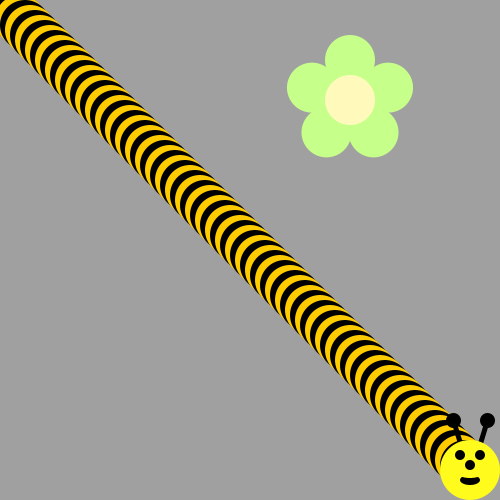
Frame 1 (no input)
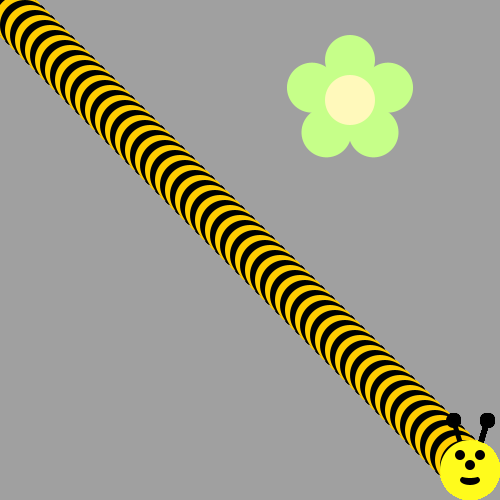
Frame 60 (the mouse pressed at the canvas centre just before this capture)
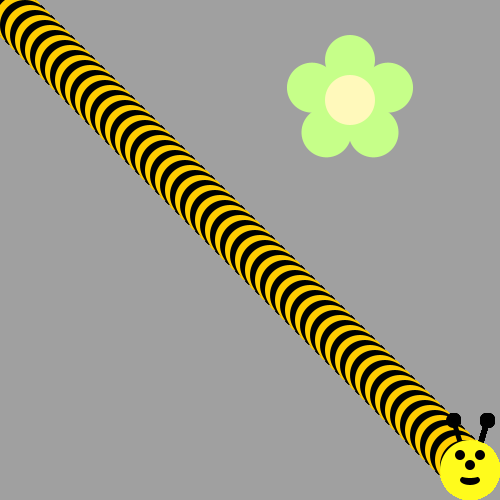
Frame 120 (the mouse held since frame 60 and released just before this capture)

The Processing sketch that drew these frames (run headless with seeded random() and noise(); from frame 60 on, the mouse is pressed at the canvas centre):

// Processing sketch: bumble_bee
// ── bumble_bee.pde

void setup() {
     ellipseMode(CENTER);
     size(500, 500);
     background(160, 160, 160);
     drawFlower(350, 100);
}

void draw() {
  
// First run the program and you should see a flower.  
  
  
/* Then, use a loop to make a body for the Bee! 
(see the image on the recipe, it's a diagonal line of circles)
Use remainder to make the colors alternate between yellow and black
*/
int beans = 0;
  for(int i = 0; i < 94; i++ ){
  
   
    if(beans % 2 == 0){
    fill(255,204,0);
    ellipse(beans,beans,50,50);
    beans += 5;
    }else{
      
    fill(0,0,0);
    ellipse(beans,beans,50,50);
    beans += 5;
  }
  }


/*
Now put his head on using drawBeeFace(x,y)
*/
drawBeeFace(beans,beans);
}

/**************   Use these methods but  DON'T CHANGE THE CODE BELOW  **************/

void drawFlower(int x, int y) {
     noStroke();
     translate(x, y);
     // draw 5 petals, rotating after each one
     fill(#c6ff89);      // green
      for (int i = 0; i < 5; i++) {
           ellipse(0, -40, 50, 50);
          rotate(radians(72));
     }
     fill(#fff9bb); // light yellow
     ellipse(0, 0, 50, 50);
} 
void drawBeeFace(int BeeFaceX, int BeeFaceY) {
     noStroke();
     fill(0, 0, 0);
     stroke(1);
     strokeWeight(5);
     line(BeeFaceX-10, BeeFaceY-27, BeeFaceX-17, BeeFaceY-50);
     line(BeeFaceX+10, BeeFaceY-27, BeeFaceX+17, BeeFaceY-50);
     ellipse(BeeFaceX-17, BeeFaceY-50, 10, 10);
     ellipse(BeeFaceX+17, BeeFaceY-50, 10, 10);
     noStroke();
     fill(255, 251, 28);
     ellipse(BeeFaceX, BeeFaceY, 60, 60); // face
     fill(255, 237, 209);
     fill(0,0,0);
      ellipse(BeeFaceX-10, BeeFaceY-15, 10, 10); // eyes
     ellipse(BeeFaceX+10, BeeFaceY-15, 10, 10);
      ellipse(BeeFaceX, BeeFaceY-5, 10, 10); // nose
      ellipse(BeeFaceX, BeeFaceY+10, 20, 10);// mouth
     fill(255, 251, 28);
     ellipse(BeeFaceX, BeeFaceY+5, 20, 6);
}
